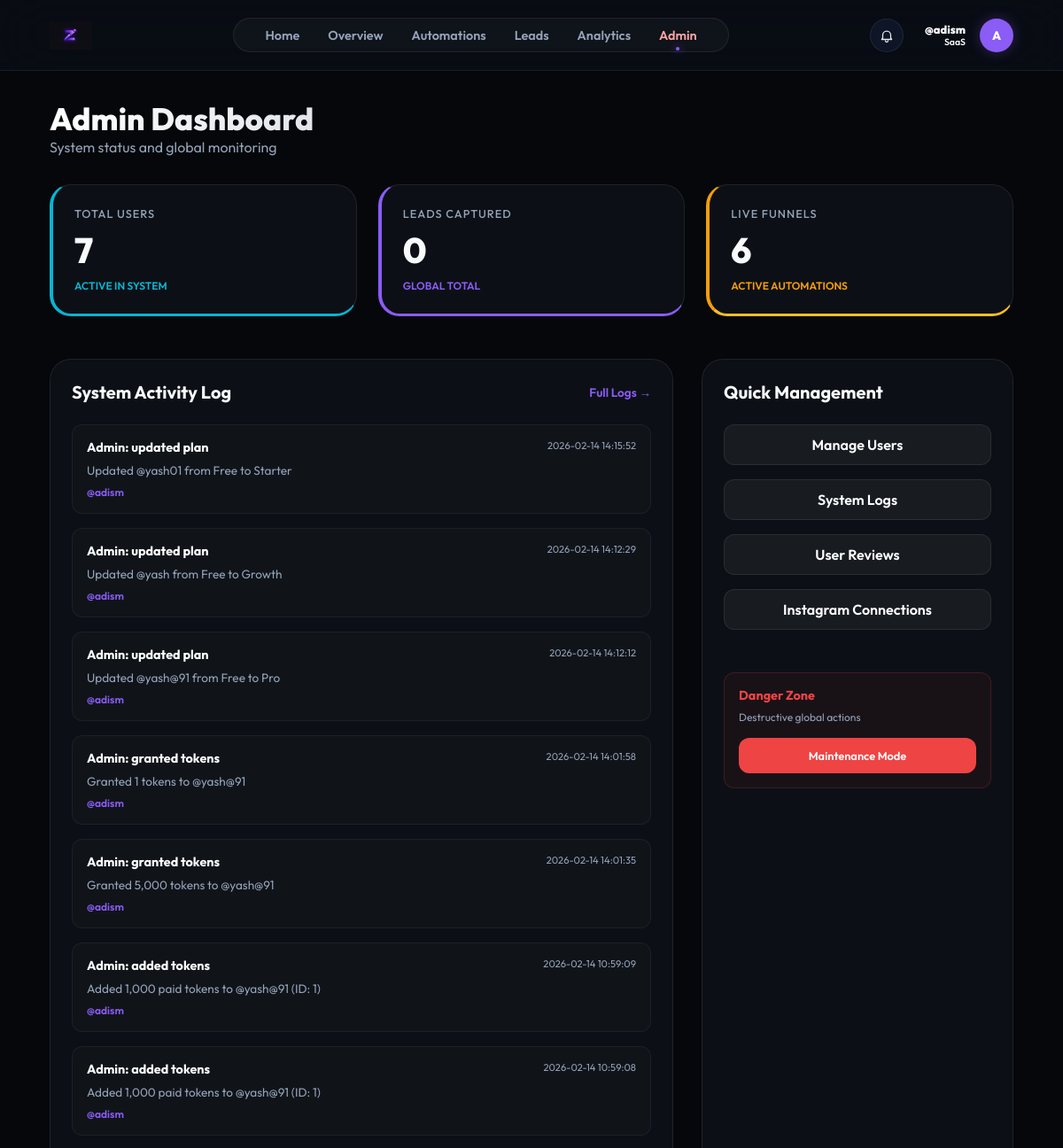
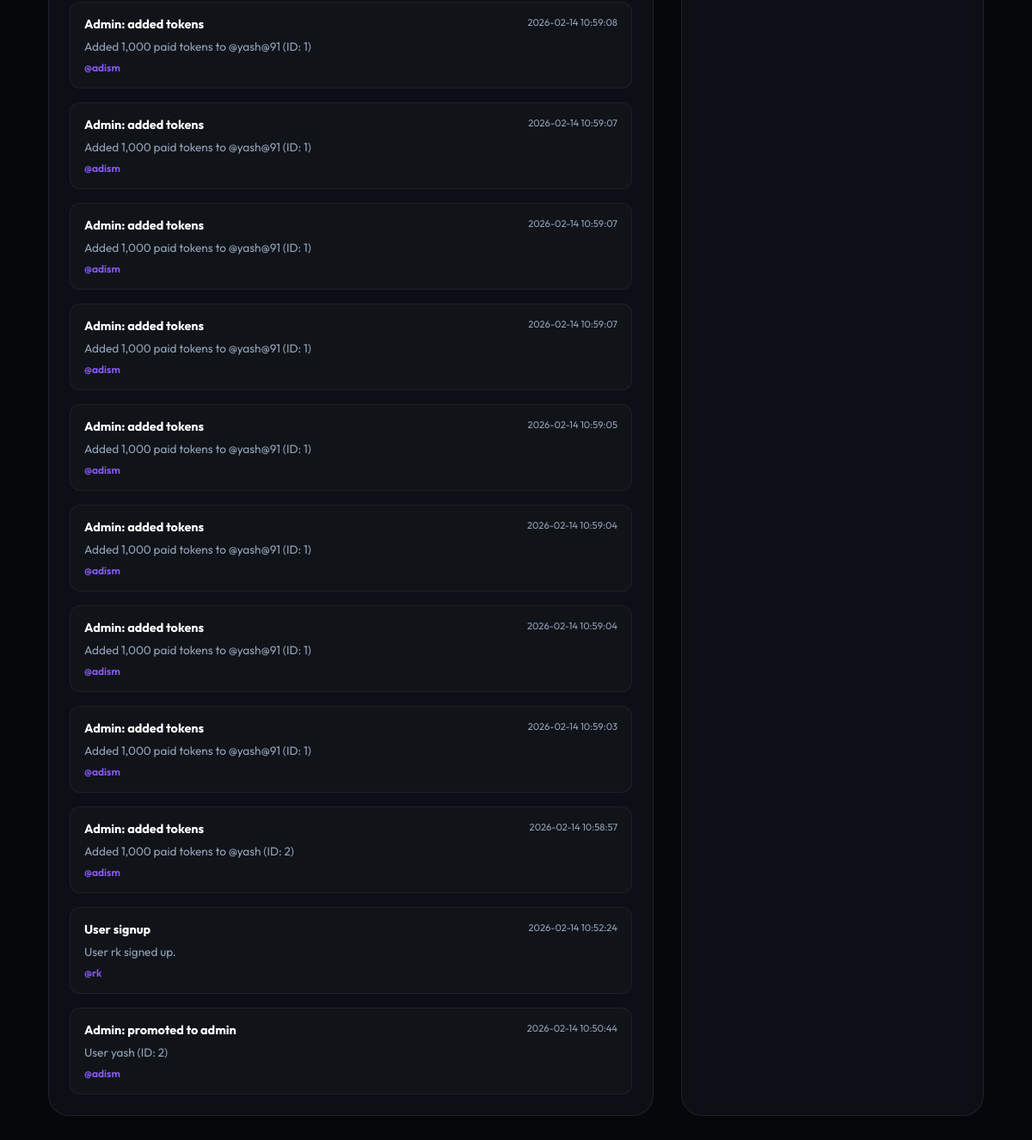
/admin (signed in), run on the app's committed database (2 pictures, top to bottom).
### models.py (models this page shows)
class User(db.Model):
    id = db.Column(db.Integer, primary_key=True)
    username = db.Column(db.String(80), unique=True, nullable=False)
    email = db.Column(db.String(120), unique=True)
    password_hash = db.Column(db.String(256))
    full_name = db.Column(db.String(100))
    fb_user_id = db.Column(db.String(120), unique=True)
    ig_user_id = db.Column(db.String(120), unique=True)
    fb_access_token = db.Column(db.Text)
    ig_access_token = db.Column(db.Text)
    token_expires_at = db.Column(db.DateTime)
    ig_username = db.Column(db.String(100))  # Store Instagram username separately
    ig_password_encrypted = db.Column(db.Text)  # Encrypted password
    ig_session_data = db.Column(db.Text)  # Store session data for direct API
    plan = db.Column(db.String(50), default="Free")
    used_founding_coupon = db.Column(db.Boolean, default=False)
    niche = db.Column(db.String(50))
    bio = db.Column(db.Text)
    avatar = db.Column(db.String(10))
    followers = db.Column(db.Integer, default=0)
    following = db.Column(db.Integer, default=0)
    free_tokens = db.Column(db.Integer, default=4000)
    paid_tokens = db.Column(db.Integer, default=0)
    tokens_reset_at = db.Column(db.DateTime, default=datetime.utcnow)
    is_admin = db.Column(db.Boolean, default=False)
    funnels = db.relationship('Funnel', backref='owner', lazy=True)
    leads = db.relationship('Lead', backref='owner', lazy=True)

class ActivityLog(db.Model):
    __tablename__ = 'activity_log'
    id = db.Column(db.Integer, primary_key=True)
    user_id = db.Column(db.Integer, db.ForeignKey('user.id'), nullable=True)
    action = db.Column(db.String(100), nullable=False)
    details = db.Column(db.Text)
    timestamp = db.Column(db.DateTime, default=datetime.utcnow)
    user = db.relationship('User', backref=db.backref('activities', lazy=True))

### app.py (the view)
@app.route('/admin')
@admin_required
def admin_dashboard():
    users_count = User.query.count()
    leads_count = Lead.query.count()
    funnels_count = Funnel.query.count()
    activities = ActivityLog.query.order_by(ActivityLog.timestamp.desc()).limit(20).all()
    user = User.query.get(session['user_id'])
    return render_template('admin.html',
                          user=user,
                          users_count=users_count,
                          leads_count=leads_count,
                          funnels_count=funnels_count,
                          activities=activities)

### app.py (called while the page is built)
def admin_required(f):
    @wraps(f)
    def decorated_function(*args, **kwargs):
        if 'user_id' not in session:
            return redirect(url_for('login_ui'))
        user = User.query.get(session['user_id'])
        if not user or not user.is_admin:
            abort(403)
        return f(*args, **kwargs)
    return decorated_function

### templates/admin.html (shortened to what this page needs)
{% extends "base.html" %}
{% block content %}
<div class="admin-container">
    <div class="header-section" style="margin-bottom: 2rem;">
        <h1
            style="font-size: 2.2rem; font-weight: 800; background: linear-gradient(to right, #fff, #94a3b8); -webkit-background-clip: text; -webkit-text-fill-color: transparent;">
            Admin Dashboard</h1>
        <p style="color: var(--text-secondary);">System status and global monitoring</p>
    </div>
    <div class="stats-grid"
        style="display: grid; grid-template-columns: repeat(auto-fit, minmax(240px, 1fr)); gap: 1.5rem; margin-bottom: 3rem;">
        <div class="card stat-card glow-cyan" style="border-left: 4px solid #06b6d4;">
            <p class="stat-label"
                style="font-size: 0.8rem; color: var(--text-secondary); text-transform: uppercase; letter-spacing: 1px;">
                Total Users</p>
            <h2 class="stat-value" style="font-size: 2.5rem; margin: 0.5rem 0;">{{ users_count }}</h2>
            <div style="font-size: 0.75rem; color: #06b6d4; font-weight: 600;">ACTIVE IN SYSTEM</div>
        </div>
        <div class="card stat-card glow-purple" style="border-left: 4px solid #8b5cf6;">
            <p class="stat-label"
                style="font-size: 0.8rem; color: var(--text-secondary); text-transform: uppercase; letter-spacing: 1px;">
                Leads Captured</p>
            <h2 class="stat-value" style="font-size: 2.5rem; margin: 0.5rem 0;">{{ leads_count }}</h2>
            <div style="font-size: 0.75rem; color: #8b5cf6; font-weight: 600;">GLOBAL TOTAL</div>
        </div>
        <div class="card stat-card glow-gold" style="border-left: 4px solid #f59e0b;">
            <p class="stat-label"
                style="font-size: 0.8rem; color: var(--text-secondary); text-transform: uppercase; letter-spacing: 1px;">
                Live Funnels</p>
            <h2 class="stat-value" style="font-size: 2.5rem; margin: 0.5rem 0;">{{ funnels_count }}</h2>
            <div style="font-size: 0.75rem; color: #f59e0b; font-weight: 600;">ACTIVE AUTOMATIONS</div>
        </div>
    </div>
    <div style="display: grid; grid-template-columns: 2fr 1fr; gap: 2rem;">
        <div class="card">
            <div class="card-header"
                style="display: flex; justify-content: space-between; align-items: center; margin-bottom: 1.5rem;">
                <h3 style="font-size: 1.25rem; font-weight: 700;">System Activity Log</h3>
                <a href="/admin/activities"
                    style="color: var(--accent-purple); font-size: 0.85rem; text-decoration: none; font-weight: 600;">Full
                    Logs →</a>
            </div>
            <div style="display: flex; flex-direction: column; gap: 1rem;">
                {% for log in activities %}
                <div
                    style="padding: 1rem; background: rgba(255,255,255,0.02); border-radius: 12px; border: 1px solid rgba(255,255,255,0.05);">
                    <div
                        style="display: flex; justify-content: space-between; align-items: flex-start; margin-bottom: 0.5rem;">
                        <span style="font-weight: 700; color: #fff; font-size: 0.9rem;">{{ log.action }}</span>
                        <span style="font-size: 0.7rem; color: var(--text-secondary);">{{
                            log.timestamp.strftime('%Y-%m-%d %H:%M:%S') }}</span>
                    </div>
                    <p style="font-size: 0.85rem; color: var(--text-secondary); margin: 0;">{{ log.details }}</p>
                    {% if log.user %}
                    <div style="margin-top: 0.5rem; font-size: 0.75rem;">
                        <span style="color: var(--accent-purple); font-weight: 600;">@{{ log.user.username }}</span>
                    </div>
                    {% endif %}
                </div>
                {% endfor %}
            </div>
        </div>
        <div class="card">
            <h3 style="font-size: 1.25rem; font-weight: 700; margin-bottom: 1.5rem;">Quick Management</h3>
            <div style="display: flex; flex-direction: column; gap: 1rem;">
                <a href="/admin/users" class="btn"
                    style="text-align: center; text-decoration: none; background: rgba(255,255,255,0.05); border: 1px solid var(--glass-border); color: #fff;">
                    Manage Users
                </a>
                <a href="/admin/activities" class="btn"
                    style="text-align: center; text-decoration: none; background: rgba(255,255,255,0.05); border: 1px solid var(--glass-border); color: #fff;">
                    System Logs
                </a>
                <a href="/admin/reviews" class="btn"
                    style="text-align: center; text-decoration: none; background: rgba(255,255,255,0.05); border: 1px solid var(--glass-border); color: #fff;">
                    User Reviews
                </a>
                <a href="/admin/instagram-connections" class="btn"
                    style="text-align: center; text-decoration: none; background: rgba(255,255,255,0.05); border: 1px solid var(--glass-border); color: #fff;">
                    Instagram Connections
                </a>
                <div
                    style="margin-top: 2rem; padding: 1rem; background: rgba(239, 68, 68, 0.05); border-radius: 12px; border: 1px solid rgba(239, 68, 68, 0.2);">
                    <h4 style="color: #ef4444; font-size: 0.9rem; margin-bottom: 0.5rem;">Danger Zone</h4>
                    <p style="font-size: 0.75rem; color: var(--text-secondary); margin-bottom: 1rem;">Destructive global
                        actions</p>
                    <button class="btn btn-primary" style="width: 100%; background: #ef4444; font-size: 0.8rem;"
                        onclick="alert('System lockdown feature coming soon...')">Maintenance Mode</button>
                </div>
            </div>
        </div>
    </div>
</div>
{% endblock %}

### templates/base.html (shortened to what this page needs)
<!DOCTYPE html>
<html lang="en">
<head>
    <link rel="stylesheet" href="{{ url_for('static', filename='css/style.css') }}">
</head>
<body>
    <nav class="top-nav">
        <a href="/dashboard" class="nav-brand">
            <img src="{{ url_for('static', filename='img/logo.png') }}" alt="ZenFlow"
                style="height: 32px; width: auto;">
        </a>
        <div class="nav-links">
            <a href="/" class="nav-link {% if request.path == '/' %}active{% endif %}">Home</a>
            <a href="/dashboard" class="nav-link {% if request.path == '/dashboard' %}active{% endif %}">Overview</a>
            <a href="/automations"
                class="nav-link {% if request.path == '/automations' %}active{% endif %}">Automations</a>
            <a href="/leads" class="nav-link {% if request.path == '/leads' %}active{% endif %}">Leads</a>
            <a href="/analytics" class="nav-link {% if request.path == '/analytics' %}active{% endif %}">Analytics</a>
            {% if user.is_admin %}
            <a href="/admin" class="nav-link {% if request.path.startswith('/admin') %}active{% endif %}"
                style="color: #fca5a5;">Admin</a>
            {% endif %}
        </div>
        <div class="nav-user" style="position: relative;">
            <button id="notif-bell" aria-label="Notifications"
                style="width:38px; height:38px; border-radius:999px; border:1px solid var(--glass-border); background:rgba(15,23,42,0.9); display:flex; align-items:center; justify-content:center; cursor:pointer; padding:0; margin-right: 0.5rem;">
            </button>
            <div class="nav-user" style="position: relative; cursor: pointer;" onclick="toggleProfileDropdown(event)">
                <div style="text-align: right;">
                    <p style="font-size: 0.8rem; font-weight: 800; margin: 0; color: white;">@{{ user.username }}</p>
                    <p style="font-size: 0.65rem; color: {{ user.niche_color }}; margin: 0; font-weight: 600;">{{
                        user.niche
                        }}</p>
                </div>
                <div class="nav-avatar">{{ user.avatar or user.username[0]|upper }}</div>
            </div>
    </nav>
    <div class="app-container">
        <main class="main-content">
            {% block content %}{% endblock %}
        </main>
    </div>
</body>
</html>

### static/css/style.css (style rules this page uses)
:root { --bg-dark: #05070a; --card-bg: rgba(16, 20, 28, 0.7); --accent-purple: #8b5cf6; --accent-cyan: #06b6d4; --accent-gold: #fbbf24; --text-primary: #f8fafc; --text-secondary: #94a3b8; --sidebar-width: 260px; --glass-border: rgba(255, 255, 255, 0.08); }
* { margin: 0; padding: 0; box-sizing: border-box; font-family: 'Outfit', sans-serif; }
body { background-color: var(--bg-dark); color: var(--text-primary); overflow-x: hidden; }
.app-container { display: flex; min-height: 100vh; }
.main-content { flex-grow: 1; margin-left: var(--sidebar-width); padding: 2.5rem 3.5rem; }
.btn { padding: 0.75rem 1.5rem; border-radius: 12px; border: none; font-weight: 600; cursor: pointer; transition: all 0.3s ease; }
.btn-primary { background: linear-gradient(135deg, var(--accent-purple), var(--accent-purple-dark)); background-color: var(--accent-purple); color: white; }
.card { background: var(--card-bg); border: 1px solid var(--glass-border); border-radius: 24px; padding: 1.5rem; backdrop-filter: blur(10px); transition: transform 0.3s ease, border-color 0.3s ease; }
.stat-card { display: flex; flex-direction: column; justify-content: space-between; position: relative; overflow: hidden; }
.stat-label { color: var(--text-secondary); font-size: 0.9rem; font-weight: 500; }
.stat-value { font-size: 2.5rem; font-weight: 800; margin: 0.5rem 0; }
.glow-purple { border-bottom: 3px solid var(--accent-purple); }
.glow-cyan { border-bottom: 3px solid var(--accent-cyan); }
.glow-gold { border-bottom: 3px solid var(--accent-gold); }
.card-header { display: flex; justify-content: space-between; align-items: center; margin-bottom: 1.5rem; }

### templates/base.html (style rules this page uses)
.app-container { flex-direction: column; }
.main-content { margin-left: 0; padding: 2rem 3.5rem; width: 100%; max-width: 1400px; margin: 0 auto; }
.top-nav { display: flex; justify-content: space-between; align-items: center; padding: 1.25rem 3.5rem; background: rgba(10, 14, 22, 0.85); backdrop-filter: blur(30px); border-bottom: 1px solid var(--glass-border); position: sticky; top: 0; z-index: 1000; }
.nav-brand { display: flex; align-items: center; gap: 1rem; text-decoration: none; color: white; font-weight: 800; font-size: 1.4rem; }
.nav-links { display: flex; gap: 2rem; background: rgba(255, 255, 255, 0.03); padding: 0.6rem 2.2rem; border-radius: 40px; border: 1px solid var(--glass-border); box-shadow: inset 0 0 10px rgba(255, 255, 255, 0.02); }
.nav-link { text-decoration: none; color: var(--text-secondary); font-weight: 600; font-size: 0.9rem; transition: all 0.3s cubic-bezier(0.4, 0, 0.2, 1); position: relative; }
.nav-link.active { color: var(--text-primary); }
.nav-link.active::after { content: ''; position: absolute; bottom: -8px; left: 50%; transform: translateX(-50%); width: 4px; height: 4px; background: var(--accent-purple); border-radius: 50%; box-shadow: 0 0 10px var(--accent-purple); }
.nav-user { display: flex; align-items: center; gap: 1rem; }
.nav-avatar { width: 38px; height: 38px; background: var(--accent-purple); border-radius: 50%; display: flex; align-items: center; justify-content: center; font-weight: 800; font-size: 0.85rem; color: white; box-shadow: 0 0 15px rgba(139, 92, 246, 0.3); }

### data on the page
User: username "adism", niche "SaaS", avatar "A"
ActivityLog: action "Admin: updated plan", timestamp "2026-02-14 14:15:52", details "Updated @yash01 from Free to Starter", user.username "adism"
ActivityLog: action "Admin: updated plan", timestamp "2026-02-14 14:12:29", details "Updated @yash from Free to Growth", user.username "adism"
ActivityLog: action "Admin: updated plan", timestamp "2026-02-14 14:12:12", details "Updated @yash@91 from Free to Pro", user.username "adism"
ActivityLog: action "Admin: granted tokens", timestamp "2026-02-14 14:01:58", details "Granted 1 tokens to @yash@91", user.username "adism"
ActivityLog: action "Admin: granted tokens", timestamp "2026-02-14 14:01:35", details "Granted 5,000 tokens to @yash@91", user.username "adism"
ActivityLog: action "Admin: added tokens", timestamp "2026-02-14 10:59:09", details "Added 1,000 paid tokens to @yash@91 (ID: 1)", user.username "adism"
ActivityLog: action "Admin: added tokens", timestamp "2026-02-14 10:59:08", details "Added 1,000 paid tokens to @yash@91 (ID: 1)", user.username "adism"
ActivityLog: action "Admin: added tokens", timestamp "2026-02-14 10:59:08", details "Added 1,000 paid tokens to @yash@91 (ID: 1)", user.username "adism"
ActivityLog: action "Admin: added tokens", timestamp "2026-02-14 10:59:07", details "Added 1,000 paid tokens to @yash@91 (ID: 1)", user.username "adism"
ActivityLog: action "Admin: added tokens", timestamp "2026-02-14 10:59:07", details "Added 1,000 paid tokens to @yash@91 (ID: 1)", user.username "adism"
ActivityLog: action "Admin: added tokens", timestamp "2026-02-14 10:59:07", details "Added 1,000 paid tokens to @yash@91 (ID: 1)", user.username "adism"
ActivityLog: action "Admin: added tokens", timestamp "2026-02-14 10:59:05", details "Added 1,000 paid tokens to @yash@91 (ID: 1)", user.username "adism"
ActivityLog: action "Admin: added tokens", timestamp "2026-02-14 10:59:04", details "Added 1,000 paid tokens to @yash@91 (ID: 1)", user.username "adism"
ActivityLog: action "Admin: added tokens", timestamp "2026-02-14 10:59:04", details "Added 1,000 paid tokens to @yash@91 (ID: 1)", user.username "adism"
ActivityLog: action "Admin: added tokens", timestamp "2026-02-14 10:59:03", details "Added 1,000 paid tokens to @yash@91 (ID: 1)", user.username "adism"
ActivityLog: action "Admin: added tokens", timestamp "2026-02-14 10:58:57", details "Added 1,000 paid tokens to @yash (ID: 2)", user.username "adism"
ActivityLog: action "User signup", timestamp "2026-02-14 10:52:24", details "User rk signed up.", user.username "rk"
ActivityLog: action "Admin: promoted to admin", timestamp "2026-02-14 10:50:44", details "User yash (ID: 2)", user.username "adism"

### other printed values
{{ users_count }} "7"
{{ leads_count }} "0"
{{ funnels_count }} "6"
